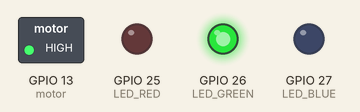
A sketch run on a simulated ESP32. On the bench: switched loads named in the sketch (green lamp = pin HIGH), output pins drawn as LEDs (lit = HIGH).

Above: at 2.0 s.
At 5.0 s:
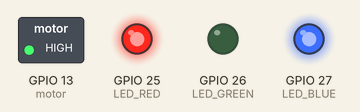
Timing chart, 0 to 6.1 s (numbered marks = the images above):
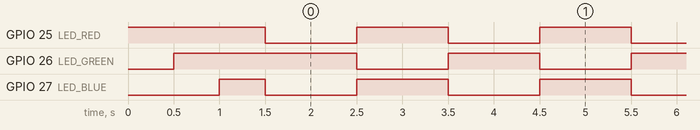

The sketch:

hardware_part.ino
```cpp
// Pins for LEDs
#define LED_RED    25
#define LED_GREEN  26
#define LED_BLUE   27
#define motor 13

void setup() {
  // LED pins
  pinMode(LED_RED, OUTPUT);
  pinMode(LED_GREEN, OUTPUT);
  pinMode(LED_BLUE, OUTPUT);
  pinMode(motor, OUTPUT);

  // Turn on LEDs one by one
  digitalWrite(LED_RED, HIGH);
  delay(500);
  digitalWrite(LED_GREEN, HIGH);
  delay(500);
  digitalWrite(LED_BLUE, HIGH);
  delay(500);
  digitalWrite(motor, HIGH);
}

void loop() {
  // Turn off all LEDs
  digitalWrite(LED_RED, LOW);
  digitalWrite(LED_GREEN, HIGH);
  digitalWrite(LED_BLUE, LOW);
  digitalWrite(motor, HIGH);

  delay(1000);

  // Turn on all LEDs
  digitalWrite(LED_RED, HIGH);
  digitalWrite(LED_GREEN, LOW);
  digitalWrite(LED_BLUE, HIGH);

  delay(1000);
}
```

Measured:
- by itself, GPIO 25 (LED_RED), GPIO 26 (LED_GREEN), GPIO 27 (LED_BLUE): alternates HIGH for 1.0 s and LOW for 1.0 s
